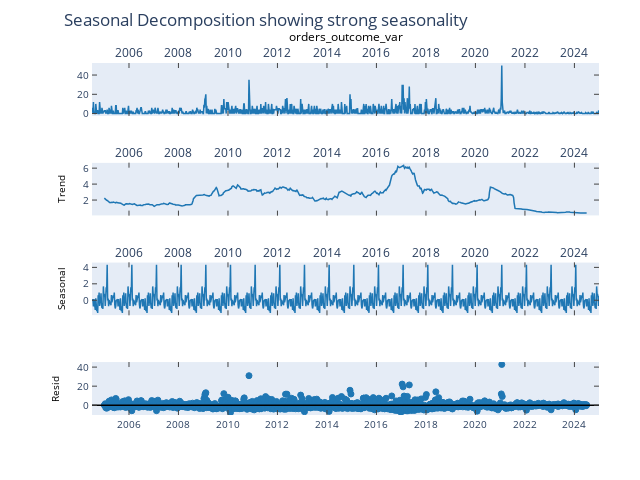

Source (notebook cell):
### Markdown cell above
We see below that there is a clear seasonal component to the data: this will require differencing (and suggests a SARIMA regression model be used).

### Code cell
fig2 = seasonal_decompose(x=df['orders_outcome_var'], model='additive')

fig2 = fig2.plot()

fig2.tight_layout(pad = 3)

fig2 = plotly.tools.mpl_to_plotly(fig2)
fig2.update_layout(
    title = 'Seasonal Decomposition showing strong seasonality',
    title_x = .1,
    title_y = .97
)
fig2.show();

### Figure 1 — Plotly figure (JSON) as saved in the notebook; plotly's stock layout.template omitted (floating-point values rounded to 4 significant figures; data arrays with more than 128 entries replaced by an {"elided": "..."} marker saying what was removed)
{"data": [{"line": {"color": "rgba (31, 119, 180, 1)", "dash": "solid", "width": 1.5}, "mode": "lines", "name": "_child0", "type": "scatter", "x": {"elided": "1070 str values"}, "xaxis": "x", "y": {"elided": "1070 int values"}, "yaxis": "y"}, {"line": {"color": "rgba (31, 119, 180, 1)", "dash": "solid", "width": 1.5}, "mode": "lines", "name": "_child0", "type": "scatter", "x": {"elided": "1070 str values"}, "xaxis": "x2", "y": {"elided": "1070 float values"}, "yaxis": "y2"}, {"line": {"color": "rgba (31, 119, 180, 1)", "dash": "solid", "width": 1.5}, "mode": "lines", "name": "_child0", "type": "scatter", "x": {"elided": "1070 str values"}, "xaxis": "x3", "y": {"elided": "1070 float values"}, "yaxis": "y3"}, {"marker": {"color": "#1F77B4", "line": {"color": "#1F77B4", "width": 1}, "opacity": 1, "size": 6, "symbol": "circle"}, "mode": "markers", "name": "_child0", "type": "scatter", "x": {"elided": "1070 str values"}, "xaxis": "x4", "y": {"elided": "1070 float values"}, "yaxis": "y4"}, {"line": {"color": "rgba (0, 0, 0, 1)", "dash": "solid", "width": 1.5}, "mode": "lines", "name": "_child1", "type": "scatter", "x": ["2004-07-04 00:00:00", "2024-12-29 00:00:00"], "xaxis": "x4", "y": [0, 0], "yaxis": "y4"}], "layout": {"annotations": [{"font": {"color": "#000000", "size": 12}, "showarrow": false, "text": "orders_outcome_var", "x": 0.5002, "xanchor": "center", "xref": "paper", "y": 1.045, "yanchor": "bottom", "yref": "paper"}], "autosize": false, "height": 480, "hovermode": "closest", "margin": {"b": 65, "l": 92, "pad": 0, "r": 41, "t": 63}, "showlegend": false, "title": {"text": "Seasonal Decomposition showing strong seasonality", "x": 0.1, "y": 0.97}, "width": 640, "xaxis": {"anchor": "y", "domain": [0, 1], "mirror": "ticks", "nticks": 11, "range": ["2004-07-04 00:00:00", "2024-12-29 00:00:00"], "showgrid": false, "showline": true, "side": "top", "ticks": "inside", "type": "date", "zeroline": false}, "xaxis2": {"anchor": "y2", "domain": [0, 1], "mirror": "ticks", "nticks": 11, "range": ["2004-07-04 00:00:00", "2024-12-29 00:00:00"], "showgrid": false, "showline": true, "side": "top", "ticks": "inside", "type": "date", "zeroline": false}, "xaxis3": {"anchor": "y3", "domain": [0, 1], "mirror": "ticks", "nticks": 11, "range": ["2004-07-04 00:00:00", "2024-12-29 00:00:00"], "showgrid": false, "showline": true, "side": "top", "ticks": "inside", "type": "date", "zeroline": false}, "xaxis4": {"anchor": "y4", "domain": [0, 1], "mirror": "ticks", "nticks": 11, "range": ["2004-07-04 00:00:00", "2024-12-29 00:00:00"], "showgrid": false, "showline": true, "side": "bottom", "tickfont": {"size": 10}, "ticks": "inside", "type": "date", "zeroline": false}, "yaxis": {"anchor": "x", "domain": [0.8495, 1], "mirror": "ticks", "nticks": 4, "range": [-2.5, 52.5], "showgrid": false, "showline": true, "side": "left", "tickfont": {"size": 10}, "ticks": "inside", "type": "linear", "zeroline": false}, "yaxis2": {"anchor": "x2", "domain": [0.5664, 0.7168], "mirror": "ticks", "nticks": 4, "range": [0.04423, 6.687], "showgrid": false, "showline": true, "side": "left", "tickfont": {"size": 10}, "ticks": "inside", "title": {"font": {"color": "#000000", "size": 10}, "text": "Trend"}, "type": "linear", "zeroline": false}, "yaxis3": {"anchor": "x3", "domain": [0.2832, 0.4336], "mirror": "ticks", "nticks": 4, "range": [-1.833, 4.613], "showgrid": false, "showline": true, "side": "left", "tickfont": {"size": 10}, "ticks": "inside", "title": {"font": {"color": "#000000", "size": 10}, "text": "Seasonal"}, "type": "linear", "zeroline": false}, "yaxis4": {"anchor": "x4", "domain": [0, 0.1505], "mirror": "ticks", "nticks": 4, "range": [-10.23, 45.3], "showgrid": false, "showline": true, "side": "left", "tickfont": {"size": 10}, "ticks": "inside", "title": {"font": {"color": "#000000", "size": 10}, "text": "Resid"}, "type": "linear", "zeroline": false}}}
